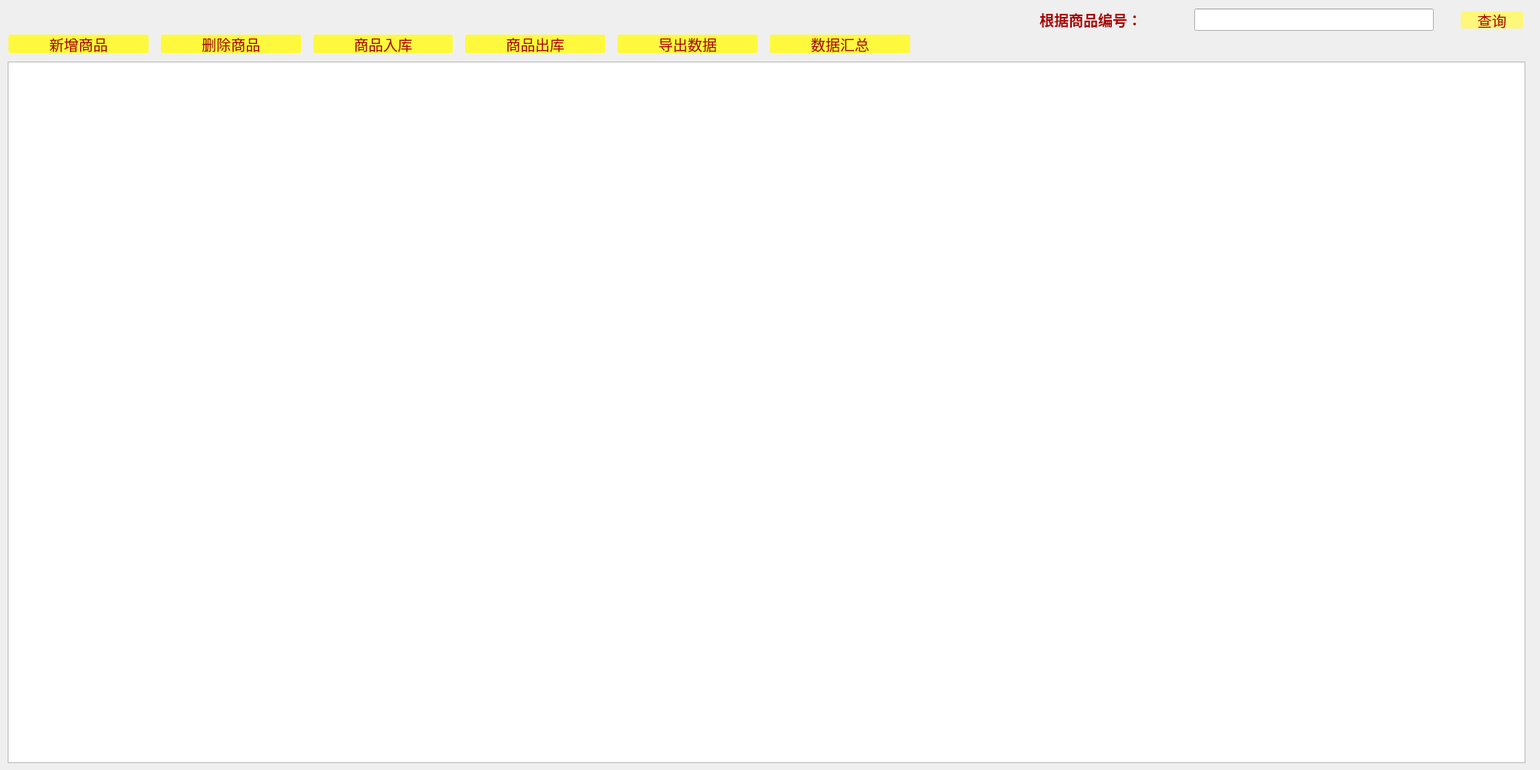
<?xml version="1.0" encoding="UTF-8"?>
<ui version="4.0">
 <class>MainWidget</class>
 <widget class="QWidget" name="MainWidget">
  <property name="geometry">
   <rect>
    <x>0</x>
    <y>0</y>
    <width>2000</width>
    <height>1000</height>
   </rect>
  </property>
  <property name="windowTitle">
   <string>库存管理系统 v1.0</string>
  </property>
  <property name="windowIcon">
   <iconset resource="images.qrc">
    <normaloff>:/new/prefix1/images/double.png</normaloff>:/new/prefix1/images/double.png</iconset>
  </property>
  <property name="styleSheet">
   <string notr="true"/>
  </property>
  <widget class="QTableWidget" name="tableWidget_ListData">
   <property name="geometry">
    <rect>
     <x>10</x>
     <y>80</y>
     <width>1971</width>
     <height>911</height>
    </rect>
   </property>
  </widget>
  <widget class="QPushButton" name="pushButton_DataSearch">
   <property name="geometry">
    <rect>
     <x>1897</x>
     <y>15</y>
     <width>81</width>
     <height>22</height>
    </rect>
   </property>
   <property name="font">
    <font>
     <family>Arial</family>
     <pointsize>14</pointsize>
    </font>
   </property>
   <property name="styleSheet">
    <string notr="true">background-color: rgb(255, 247, 121);
border-radius:3px;
color: rgb(170, 0, 0);</string>
   </property>
   <property name="text">
    <string>查询</string>
   </property>
   <property name="icon">
    <iconset resource="images.qrc">
     <normaloff>:/new/prefix1/images/select.png</normaloff>:/new/prefix1/images/select.png</iconset>
   </property>
  </widget>
  <widget class="QLineEdit" name="lineEdit_GoodsNumble">
   <property name="geometry">
    <rect>
     <x>1551</x>
     <y>11</y>
     <width>311</width>
     <height>29</height>
    </rect>
   </property>
   <property name="font">
    <font>
     <family>Arial</family>
     <pointsize>14</pointsize>
    </font>
   </property>
  </widget>
  <widget class="QLabel" name="label">
   <property name="geometry">
    <rect>
     <x>1350</x>
     <y>10</y>
     <width>201</width>
     <height>30</height>
    </rect>
   </property>
   <property name="font">
    <font>
     <family>Arial</family>
     <pointsize>14</pointsize>
     <weight>75</weight>
     <bold>true</bold>
    </font>
   </property>
   <property name="styleSheet">
    <string notr="true">color:rgb(170, 0, 0);</string>
   </property>
   <property name="text">
    <string>根据商品编号：</string>
   </property>
  </widget>
  <widget class="QWidget" name="">
   <property name="geometry">
    <rect>
     <x>11</x>
     <y>45</y>
     <width>1171</width>
     <height>24</height>
    </rect>
   </property>
   <layout class="QHBoxLayout" name="horizontalLayout">
    <property name="spacing">
     <number>16</number>
    </property>
    <item>
     <widget class="QPushButton" name="pushButton_AddGoods">
      <property name="font">
       <font>
        <family>Arial</family>
        <pointsize>14</pointsize>
       </font>
      </property>
      <property name="styleSheet">
       <string notr="true">background-color: rgb(255, 249, 62);
color: rgb(170, 0, 0);
border-radius:3px;</string>
      </property>
      <property name="text">
       <string>新增商品</string>
      </property>
      <property name="icon">
       <iconset resource="images.qrc">
        <normaloff>:/new/prefix1/images/update.png</normaloff>:/new/prefix1/images/update.png</iconset>
      </property>
     </widget>
    </item>
    <item>
     <widget class="QPushButton" name="pushButton_DeleteGoods">
      <property name="font">
       <font>
        <family>Arial</family>
        <pointsize>14</pointsize>
       </font>
      </property>
      <property name="styleSheet">
       <string notr="true">background-color: rgb(255, 249, 62);
color: rgb(170, 0, 0);
border-radius:3px;</string>
      </property>
      <property name="text">
       <string>删除商品</string>
      </property>
      <property name="icon">
       <iconset resource="images.qrc">
        <normaloff>:/new/prefix1/images/delete.png</normaloff>:/new/prefix1/images/delete.png</iconset>
      </property>
     </widget>
    </item>
    <item>
     <widget class="QPushButton" name="pushButton_GoodsWareHousing">
      <property name="font">
       <font>
        <family>Arial</family>
        <pointsize>14</pointsize>
       </font>
      </property>
      <property name="styleSheet">
       <string notr="true">background-color: rgb(255, 249, 62);
color: rgb(170, 0, 0);
border-radius:3px;</string>
      </property>
      <property name="text">
       <string>商品入库</string>
      </property>
      <property name="icon">
       <iconset resource="images.qrc">
        <normaloff>:/new/prefix1/images/input.png</normaloff>:/new/prefix1/images/input.png</iconset>
      </property>
     </widget>
    </item>
    <item>
     <widget class="QPushButton" name="pushButton_GoodsDelivery">
      <property name="font">
       <font>
        <family>Arial</family>
        <pointsize>14</pointsize>
       </font>
      </property>
      <property name="styleSheet">
       <string notr="true">background-color: rgb(255, 249, 62);
color: rgb(170, 0, 0);
border-radius:3px;</string>
      </property>
      <property name="text">
       <string>商品出库</string>
      </property>
      <property name="icon">
       <iconset resource="images.qrc">
        <normaloff>:/new/prefix1/images/output.png</normaloff>:/new/prefix1/images/output.png</iconset>
      </property>
     </widget>
    </item>
    <item>
     <widget class="QPushButton" name="pushButton_LoadData">
      <property name="font">
       <font>
        <family>Arial</family>
        <pointsize>14</pointsize>
       </font>
      </property>
      <property name="styleSheet">
       <string notr="true">background-color: rgb(255, 249, 62);
color: rgb(170, 0, 0);
border-radius:3px;</string>
      </property>
      <property name="text">
       <string>导出数据</string>
      </property>
      <property name="icon">
       <iconset resource="images.qrc">
        <normaloff>:/new/prefix1/images/open.png</normaloff>:/new/prefix1/images/open.png</iconset>
      </property>
     </widget>
    </item>
    <item>
     <widget class="QPushButton" name="pushButton_DataSummury">
      <property name="font">
       <font>
        <family>Arial</family>
        <pointsize>14</pointsize>
       </font>
      </property>
      <property name="styleSheet">
       <string notr="true">background-color: rgb(255, 249, 62);
color: rgb(170, 0, 0);
border-radius:3px;</string>
      </property>
      <property name="text">
       <string>数据汇总</string>
      </property>
      <property name="icon">
       <iconset resource="images.qrc">
        <normaloff>:/new/prefix1/images/logo.png</normaloff>:/new/prefix1/images/logo.png</iconset>
      </property>
     </widget>
    </item>
   </layout>
  </widget>
 </widget>
 <resources>
  <include location="images.qrc"/>
 </resources>
 <connections/>
</ui>
